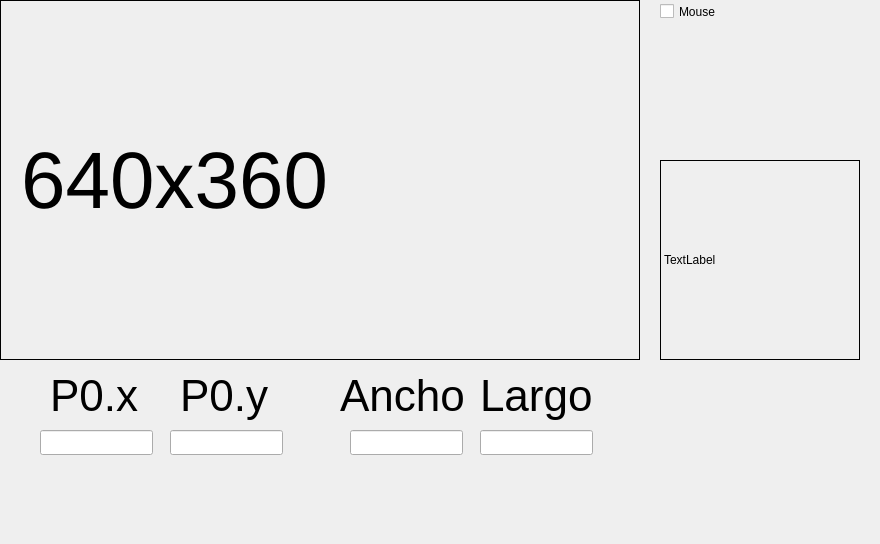
<?xml version="1.0" encoding="UTF-8"?>
<ui version="4.0">
 <class>MainWindow</class>
 <widget class="QMainWindow" name="MainWindow">
  <property name="geometry">
   <rect>
    <x>0</x>
    <y>0</y>
    <width>880</width>
    <height>544</height>
   </rect>
  </property>
  <property name="windowTitle">
   <string>hetpro-store.com/TUTORIALES/</string>
  </property>
  <widget class="QWidget" name="centralWidget">
   <widget class="QLabel" name="label">
    <property name="geometry">
     <rect>
      <x>0</x>
      <y>0</y>
      <width>640</width>
      <height>360</height>
     </rect>
    </property>
    <property name="font">
     <font>
      <pointsize>60</pointsize>
     </font>
    </property>
    <property name="frameShape">
     <enum>QFrame::Box</enum>
    </property>
    <property name="text">
     <string>640x360</string>
    </property>
   </widget>
   <widget class="QLineEdit" name="P0X">
    <property name="geometry">
     <rect>
      <x>40</x>
      <y>430</y>
      <width>113</width>
      <height>25</height>
     </rect>
    </property>
   </widget>
   <widget class="QLineEdit" name="P0Y">
    <property name="geometry">
     <rect>
      <x>170</x>
      <y>430</y>
      <width>113</width>
      <height>25</height>
     </rect>
    </property>
   </widget>
   <widget class="QLineEdit" name="ANCHO">
    <property name="geometry">
     <rect>
      <x>350</x>
      <y>430</y>
      <width>113</width>
      <height>25</height>
     </rect>
    </property>
   </widget>
   <widget class="QLineEdit" name="LARGO">
    <property name="geometry">
     <rect>
      <x>480</x>
      <y>430</y>
      <width>113</width>
      <height>25</height>
     </rect>
    </property>
   </widget>
   <widget class="QLabel" name="label_2">
    <property name="geometry">
     <rect>
      <x>50</x>
      <y>370</y>
      <width>91</width>
      <height>51</height>
     </rect>
    </property>
    <property name="font">
     <font>
      <pointsize>33</pointsize>
     </font>
    </property>
    <property name="text">
     <string>P0.x</string>
    </property>
   </widget>
   <widget class="QLabel" name="label_3">
    <property name="geometry">
     <rect>
      <x>180</x>
      <y>370</y>
      <width>91</width>
      <height>51</height>
     </rect>
    </property>
    <property name="font">
     <font>
      <pointsize>33</pointsize>
     </font>
    </property>
    <property name="text">
     <string>P0.y</string>
    </property>
   </widget>
   <widget class="QLabel" name="label_4">
    <property name="geometry">
     <rect>
      <x>340</x>
      <y>370</y>
      <width>131</width>
      <height>51</height>
     </rect>
    </property>
    <property name="font">
     <font>
      <pointsize>33</pointsize>
     </font>
    </property>
    <property name="text">
     <string>Ancho</string>
    </property>
   </widget>
   <widget class="QLabel" name="label_5">
    <property name="geometry">
     <rect>
      <x>480</x>
      <y>370</y>
      <width>131</width>
      <height>51</height>
     </rect>
    </property>
    <property name="font">
     <font>
      <pointsize>33</pointsize>
     </font>
    </property>
    <property name="text">
     <string>Largo</string>
    </property>
   </widget>
   <widget class="QLabel" name="label_6">
    <property name="geometry">
     <rect>
      <x>660</x>
      <y>160</y>
      <width>200</width>
      <height>200</height>
     </rect>
    </property>
    <property name="frameShape">
     <enum>QFrame::Box</enum>
    </property>
    <property name="text">
     <string>TextLabel</string>
    </property>
   </widget>
   <widget class="QCheckBox" name="checkBox">
    <property name="geometry">
     <rect>
      <x>660</x>
      <y>0</y>
      <width>92</width>
      <height>23</height>
     </rect>
    </property>
    <property name="text">
     <string>Mouse</string>
    </property>
   </widget>
  </widget>
 </widget>
 <layoutdefault spacing="6" margin="11"/>
 <resources/>
 <connections/>
</ui>
